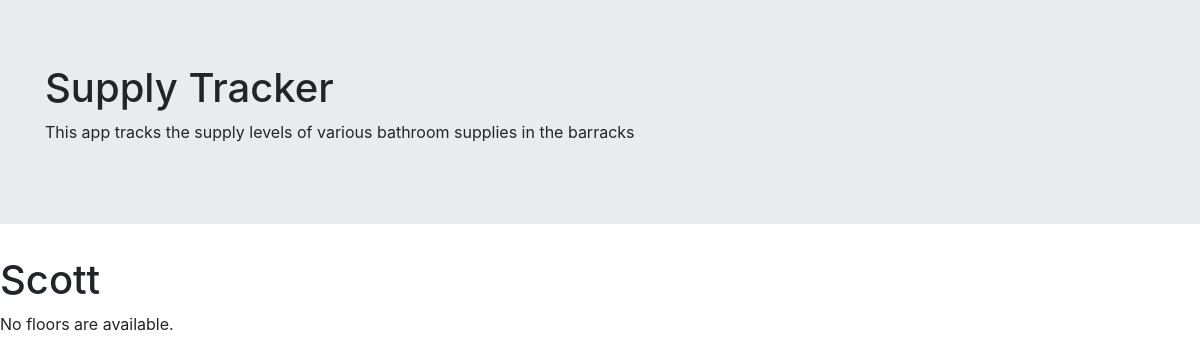
The app's page /supply/3/, older data.
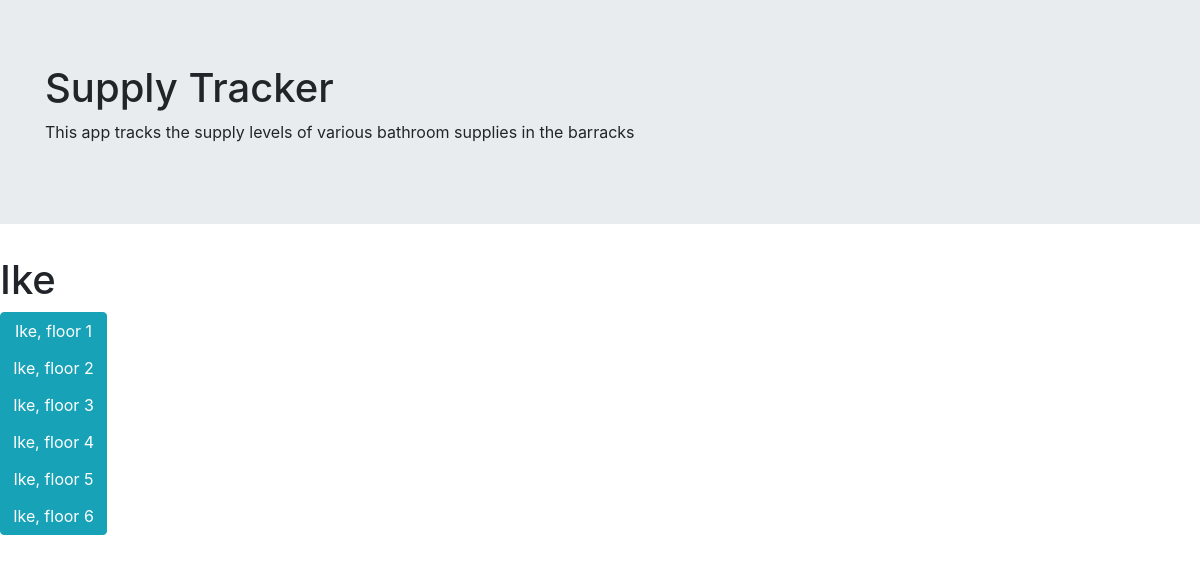
The same page, newer data.
### supply/models.py (models this page shows, shortened)
class Barracks(models.Model):
    name = models.CharField(max_length=100)

class Floor(models.Model):
    barracks_id = models.ForeignKey(Barracks, on_delete=models.CASCADE, default='')
    floor = models.IntegerField()

### supply/views.py (the view)
# urls.py: path('<int:barracks_id>/', views.floor, name='floor'),
def floor(request, barracks_id):
    barracks = get_object_or_404(Barracks, pk=barracks_id)
    floor_list = Floor.objects.filter(barracks_id=barracks_id)
    context = {'floor_list': floor_list, 'barracks':barracks}
    return render(request, 'supply/floor.html', context)

### supply/templates/supply/floor.html (shortened to what this page needs)
<link rel="stylesheet" href="https://maxcdn.bootstrapcdn.com/bootstrap/4.3.1/css/bootstrap.min.css">
<div class="jumbotron jumbotron-fluid">
  <div class="container">
    <h1>Supply Tracker</h1>
    <p>This app tracks the supply levels of various bathroom supplies in the barracks</p>
  </div>
</div>
<h1> {{barracks.name}} </h1>
<div class="btn-group-vertical">
{% if floor_list %}
    {% for floor in floor_list %}
        <a href="/supply/{{ barracks.id }}/{{ floor.id }}" class="btn btn-info" role="button">{{ barracks.name }}, floor {{ floor.floor }}</a>
    {% endfor %}
{% else %}
</div>
    <p>No floors are available.</p>
{% endif %}

Row changes from the older to the newer data that the page shows:
changed Barracks: name "Scott" → "Ike"
now on this page (row edited): Floor: {{ barracks.name }} "Ike", floor "1"
now on this page (row edited): Floor: {{ barracks.name }} "Ike", floor "2"
now on this page (row edited): Floor: {{ barracks.name }} "Ike", floor "3"
now on this page (row edited): Floor: {{ barracks.name }} "Ike", floor "4"
now on this page (row edited): Floor: {{ barracks.name }} "Ike", floor "5"
now on this page (row edited): Floor: {{ barracks.name }} "Ike", floor "6"
Text that changed along with them:
text no longer shown: "No floors are available."
